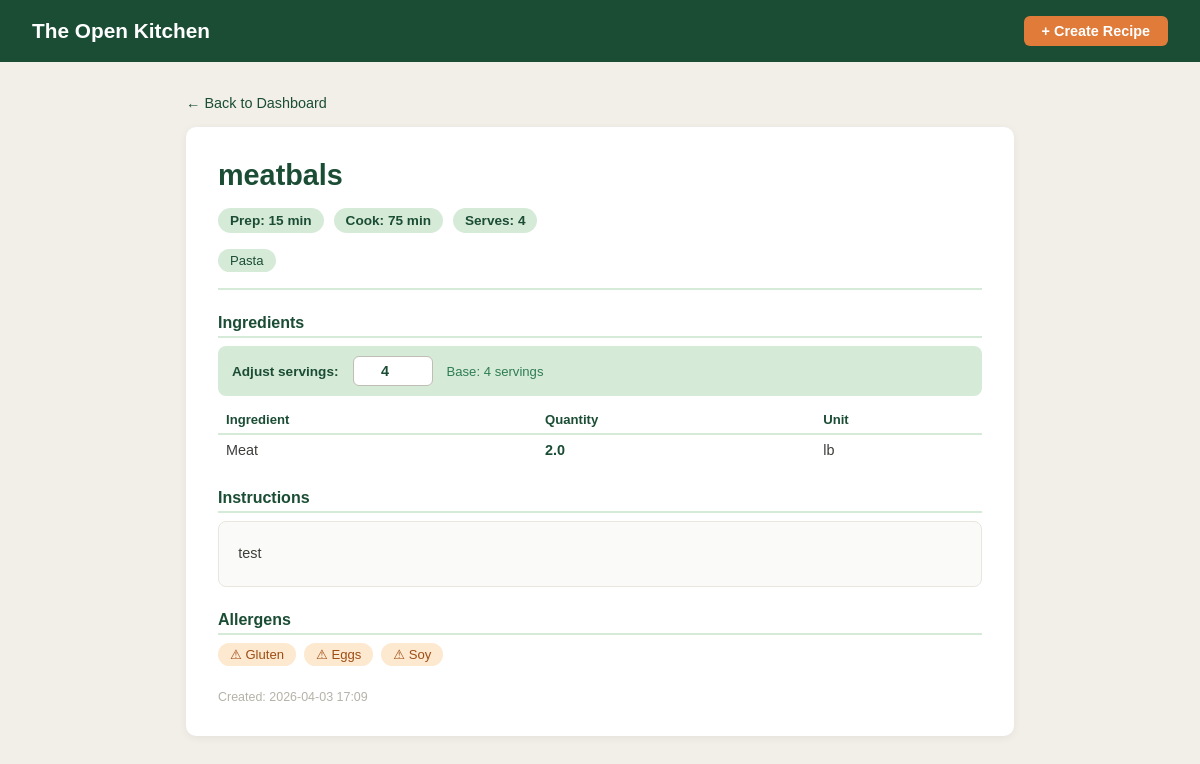
The app's page /recipe/5 with its own data.
### app/models.py (models this page shows, shortened)
class Recipe(db.Model):
    __tablename__ = 'recipes'
    id           = db.Column(db.Integer,     primary_key=True)
    authorID     = db.Column(db.Integer,     db.ForeignKey('users.id'),   unique=False, nullable=False)
    title        = db.Column(db.String(150), unique=False, nullable=False)
    description  = db.Column(db.Text,        unique=False, nullable=True)
    instructions = db.Column(db.Text,        unique=False, nullable=False)
    forkedFrom   = db.Column(db.Integer,     db.ForeignKey('recipes.id'), unique=False, nullable=True)
    baseServings = db.Column(db.Integer,     unique=False, nullable=False)
    prepTime     = db.Column(db.Integer,     unique=False, nullable=True)
    cookTime     = db.Column(db.Integer,     unique=False, nullable=True)
    dateCreated  = db.Column(db.DateTime,    unique=False, nullable=False, default=datetime.now)
    ingredients  = db.relationship('Ingredient',       backref='recipe', lazy=True, cascade='all, delete-orphan')
    categories   = db.relationship('RecipeCategory',   backref='recipe', lazy=True, cascade='all, delete-orphan')
    dietary_tags = db.relationship('RecipeDietaryTag', backref='recipe', lazy=True, cascade='all, delete-orphan')
    allergens    = db.relationship('RecipeAllergen',   backref='recipe', lazy=True, cascade='all, delete-orphan')

class RecipeCategory(db.Model):
    __tablename__ = 'recipe_categories'
    id         = db.Column(db.Integer, primary_key=True)
    recipeID   = db.Column(db.Integer, db.ForeignKey('recipes.id'),    unique=False, nullable=False)
    categoryID = db.Column(db.Integer, db.ForeignKey('categories.id'), unique=False, nullable=False)
    category = db.relationship('Category', backref='recipe_categories')

class Category(db.Model):
    __tablename__ = 'categories'
    id   = db.Column(db.Integer,    primary_key=True)
    name = db.Column(db.String(32), unique=True,  nullable=False)

class Ingredient(db.Model):
    __tablename__ = 'ingredients'
    id       = db.Column(db.Integer,    primary_key=True)
    recipeID = db.Column(db.Integer,    db.ForeignKey('recipes.id'),           unique=False, nullable=False)
    unitID   = db.Column(db.Integer,    db.ForeignKey('measurement_units.id'), unique=False, nullable=False)
    name     = db.Column(db.String(32), unique=False, nullable=False)
    quantity = db.Column(db.Float,      unique=False, nullable=False)

class MeasurementUnit(db.Model):
    __tablename__ = 'measurement_units'
    id           = db.Column(db.Integer,    primary_key=True)
    name         = db.Column(db.String(32), unique=True,  nullable=False)
    abbreviation = db.Column(db.String(32), unique=True,  nullable=False)
    system       = db.Column(db.String(32), unique=False, nullable=False)
    isActive     = db.Column(db.Boolean,    unique=False, nullable=True,  default=True)
    ingredients = db.relationship('Ingredient', backref='unit', lazy=True)

class RecipeAllergen(db.Model):
    __tablename__ = 'recipe_allergens'
    id         = db.Column(db.Integer, primary_key=True)
    recipeID   = db.Column(db.Integer, db.ForeignKey('recipes.id'),    unique=False, nullable=False)
    allergenID = db.Column(db.Integer, db.ForeignKey('allergens.id'),  unique=False, nullable=False)
    allergen = db.relationship('Allergen', backref='recipe_allergens')

class Allergen(db.Model):
    __tablename__ = 'allergens'
    id   = db.Column(db.Integer,    primary_key=True)
    name = db.Column(db.String(32), unique=True,  nullable=False)

### app/routes.py (the view)
@app.route('/recipe/<int:recipe_id>', methods=['GET'])
def view_recipe(recipe_id):
    recipe = Recipe.query.get_or_404(recipe_id)
    ingredients   = Ingredient.query.filter_by(recipeID=recipe_id).all()
    categories    = RecipeCategory.query.filter_by(recipeID=recipe_id).all()
    dietary_tags  = RecipeDietaryTag.query.filter_by(recipeID=recipe_id).all()
    allergens     = RecipeAllergen.query.filter_by(recipeID=recipe_id).all()
    return render_template('view_recipe.html',
                           recipe       = recipe,
                           ingredients  = ingredients,
                           categories   = categories,
                           dietary_tags = dietary_tags,
                           allergens    = allergens)

### app/templates/view_recipe.html (shortened to what this page needs)
{% extends "base.html" %}
{% block content %}
<a href="{{ url_for('dashboard') }}" class="back-link">
    &#8592; Back to Dashboard
</a>
<div class="recipe-container">
    <div class="recipe-header">
        <h1>{{ recipe.title }}</h1>
        <div class="meta-row">
            {% if recipe.prepTime %}
            <span class="meta-badge">Prep: {{ recipe.prepTime }} min</span>
            {% endif %}
            {% if recipe.cookTime %}
            <span class="meta-badge">Cook: {{ recipe.cookTime }} min</span>
            {% endif %}
            <span class="meta-badge">Serves: {{ recipe.baseServings }}</span>
        </div>
        {% if categories %}
        <div class="tag-group">
            {% for rc in categories %}
            <span class="tag">{{ rc.category.name }}</span>
            {% endfor %}
        </div>
        {% endif %}
    </div>
    <h2>Ingredients</h2>
    <div class="scaling-box">
        <label>Adjust servings:</label>
        <input type="number" id="adjustServings"
               value="{{ recipe.baseServings }}" min="1"
               oninput="scaleIngredients(this.value)">
        <span style="font-size:0.82rem; color:#2E7D52;">
            Base: {{ recipe.baseServings }} servings
        </span>
    </div>
    <table class="ing-table">
        <thead>
            <tr>
                <th>Ingredient</th>
                <th>Quantity</th>
                <th>Unit</th>
            </tr>
        </thead>
        <tbody>
            {% for ing in ingredients %}
            <tr>
                <td>{{ ing.name }}</td>
                <td>
                    <span class="scaled-qty"
                          data-base="{{ ing.quantity }}">
                        {{ ing.quantity }}
                    </span>
                </td>
                <td>{{ ing.unit.abbreviation }}</td>
            </tr>
            {% endfor %}
        </tbody>
    </table>
    <h2>Instructions</h2>
    <div class="instructions-box">{{ recipe.instructions }}</div>
    {% if allergens %}
    <h2>Allergens</h2>
    <div class="tag-group">
        {% for ra in allergens %}
        <span class="tag-allergen">&#9888; {{ ra.allergen.name }}</span>
        {% endfor %}
    </div>
    {% endif %}
    <p style="margin-top:1.5rem; font-size:0.78rem; color:#b4b2a9;">
        Created: {{ recipe.dateCreated.strftime('%Y-%m-%d %H:%M') }}
    </p>
</div>
{% endblock %}

### app/templates/base.html (style rules this page uses)
* { box-sizing: border-box; margin: 0; padding: 0; }
body { font-family: Helvetica, Arial, sans-serif; background: #f1efe8; color: #3d3d3a; }

### app/templates/view_recipe.html (style rules this page uses)
.recipe-container { background: white; padding: 2rem; border-radius: 10px; box-shadow: 0 2px 8px rgba(0,0,0,0.06); }
.recipe-header { border-bottom: 2px solid #d6ead8; padding-bottom: 1rem; margin-bottom: 1.5rem; }
.recipe-header h1 { font-size: 1.8rem; color: #1B4D35; margin-bottom: 6px; }
.meta-row { display: flex; flex-wrap: wrap; gap: 10px; margin: 1rem 0; }
.meta-badge { background: #d6ead8; color: #1B4D35; padding: 5px 12px; border-radius: 20px; font-size: 0.85rem; font-weight: bold; }
h2 { font-size: 1rem; color: #1B4D35; margin: 1.5rem 0 0.5rem; padding-bottom: 4px; border-bottom: 2px solid #d6ead8; }
.scaling-box { background: #d6ead8; border-radius: 8px; padding: 10px 14px; margin-bottom: 10px; display: flex; align-items: center; gap: 14px; flex-wrap: wrap; }
.scaling-box label { font-size: 0.85rem; font-weight: bold; color: #1B4D35; }
.scaling-box input[type="number"] { width: 80px; padding: 6px 10px; border: 1px solid #c0bdb5; border-radius: 6px; font-size: 0.9rem; font-weight: bold; color: #1B4D35; text-align: center; }
.ing-table { width: 100%; border-collapse: collapse; margin-bottom: 1rem; }
.ing-table th { text-align: left; font-size: 0.82rem; color: #1B4D35; padding: 6px 8px; border-bottom: 2px solid #d6ead8; }
.ing-table td { padding: 7px 8px; font-size: 0.9rem; border-bottom: 1px solid #f1efe8; color: #3d3d3a; }
.ing-table tr:last-child td { border-bottom: none; }
.scaled-qty { font-weight: bold; color: #1B4D35; }
.instructions-box { background: #fafaf8; border: 1px solid #e8e6df; border-radius: 8px; padding: 1.2rem; font-size: 0.9rem; line-height: 1.8; color: #3d3d3a; white-space: pre-wrap; }
.tag-group { display: flex; flex-wrap: wrap; gap: 8px; margin-top: 6px; }
.tag { background: #d6ead8; color: #1B4D35; padding: 4px 12px; border-radius: 20px; font-size: 0.82rem; }
.tag-allergen { background: #fde8d0; color: #9c4e14; padding: 4px 12px; border-radius: 20px; font-size: 0.82rem; }
.back-link { display: inline-block; margin-bottom: 1rem; color: #1B4D35; text-decoration: none; font-size: 0.9rem; }

### records on screen
Recipe: title "meatbals", prepTime "15", cookTime "75", baseServings "4", instructions "test", dateCreated "2026-04-03 17:09"
RecipeCategory: category.name "Pasta"
Ingredient: name "Meat", quantity "2.0", unit.abbreviation "lb"
RecipeAllergen: allergen.name "Gluten"
RecipeAllergen: allergen.name "Eggs"
RecipeAllergen: allergen.name "Soy"
